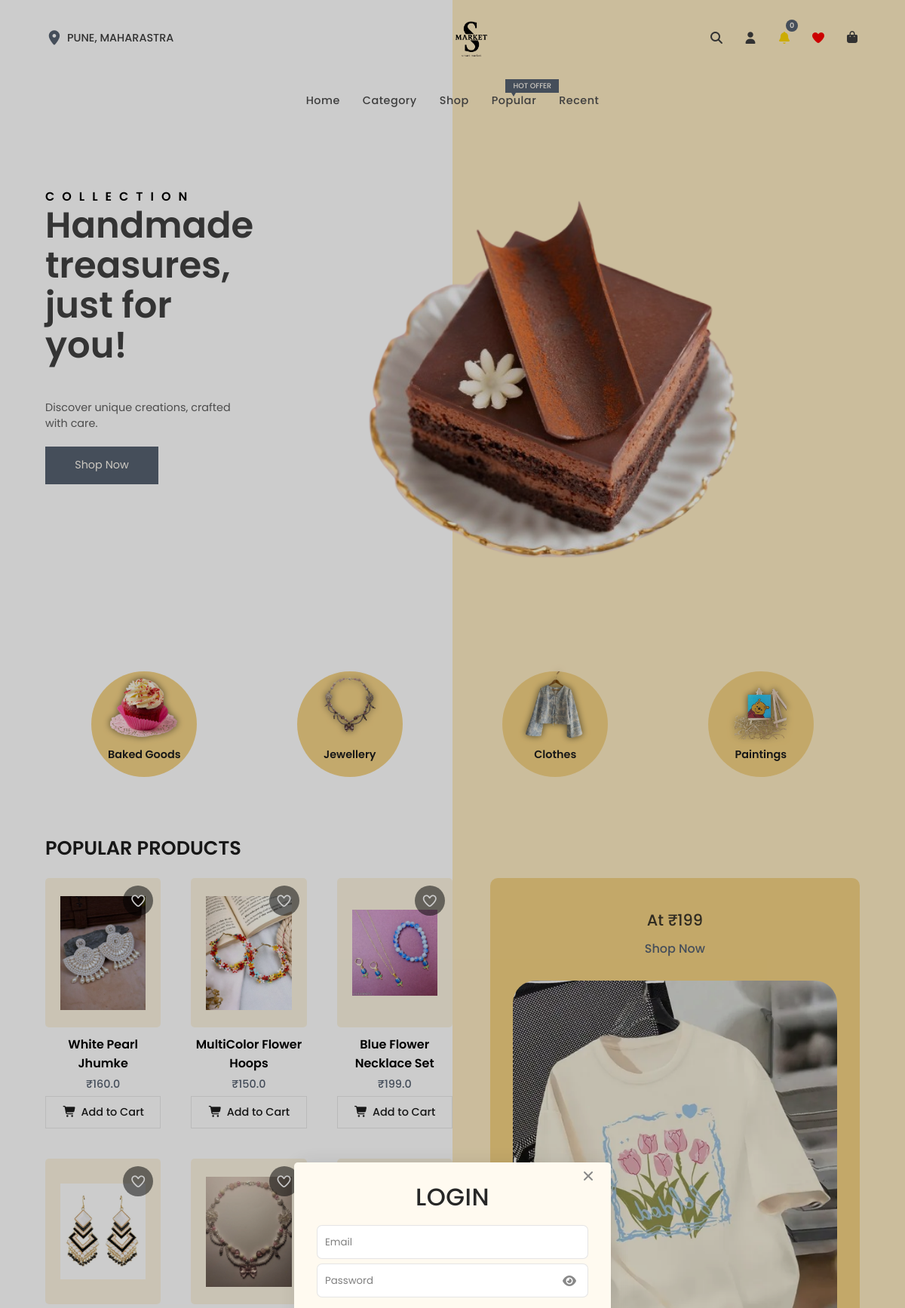
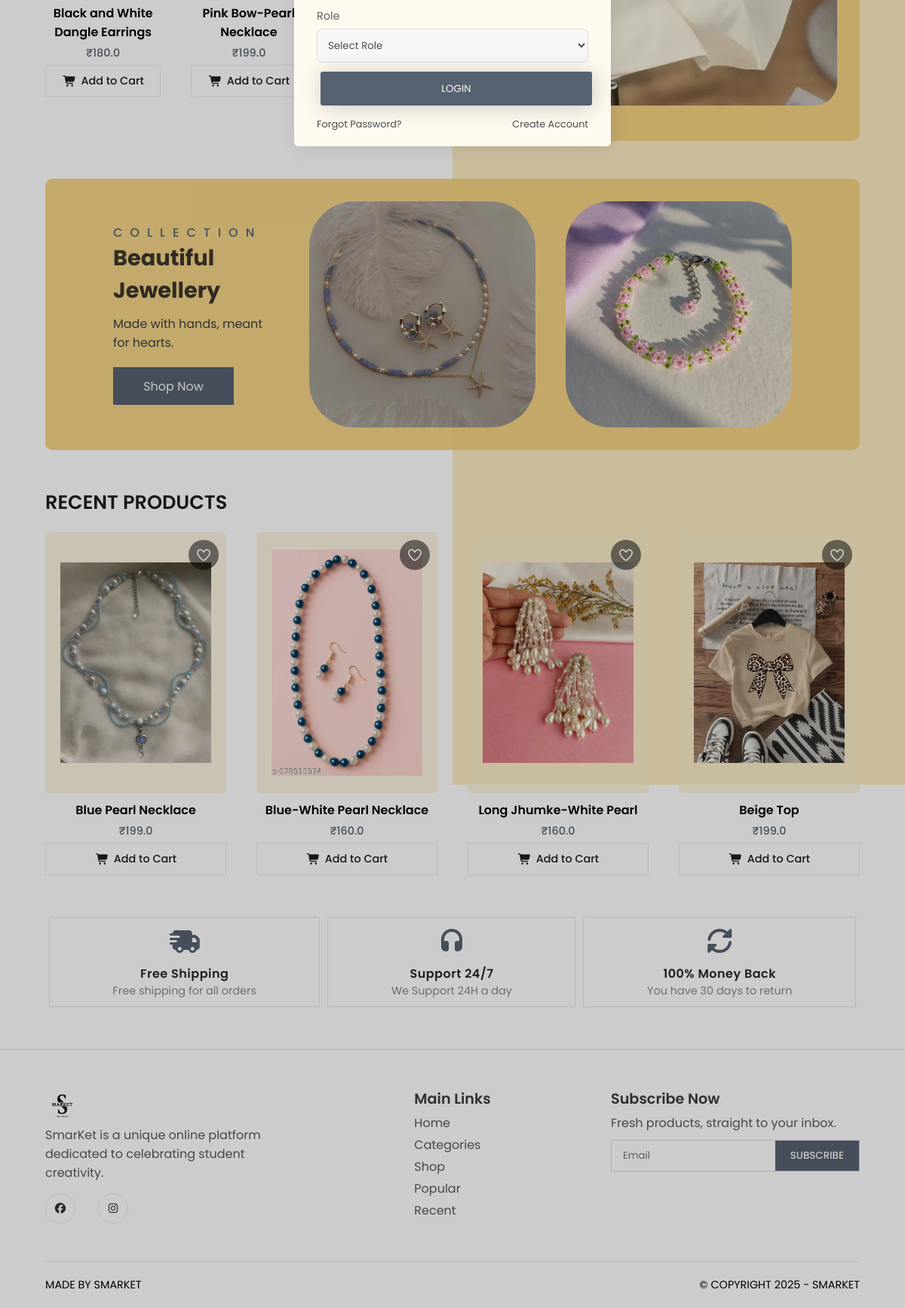
The page / on the database its author committed (2 pictures, top to bottom).
### database.py (models this page shows)
class Product(db.Model):
    id = db.Column(db.Integer, primary_key=True)
    name = db.Column(db.String(200), nullable=False)
    description = db.Column(db.Text, nullable=False)
    price = db.Column(db.Float, nullable=False)
    category = db.Column(db.String(100), nullable=False)
    image = db.Column(db.String(200), nullable=False)
    status = db.Column(db.String(50), default='pending', nullable=False)
    stock = db.Column(db.Integer, nullable=False, default=0)
    seller_id = db.Column(db.Integer, db.ForeignKey('user.id'), nullable=False)
    seller = db.relationship('User', back_populates='products')
    reviews = db.relationship('Review', back_populates='product', cascade="all, delete-orphan")

### app.py (the view)
@app.route('/')
def index():
    connection_status = {
        'status': 'Disconnected',
        'ip': 'N/A',
        'name': 'N/A',
        'gt_status': 'N/A'
    }
    vpn_list = [
        {'name': 'US East Server', 'location': 'New York, USA'},
        {'name': 'US West Server', 'location': 'Los Angeles, USA'},
        {'name': 'EU Server', 'location': 'London, UK'},
        {'name': 'Asia Server', 'location': 'Singapore'}
    ]
    is_authenticated = current_user.is_authenticated if 'current_user' in globals() else False
    client_hwid = 'HWID-12345-ABCDE' if is_authenticated else 'N/A'
    license_expires_at = '2025-12-31' if is_authenticated else 'N/A'
    error = None  # Set if there's an error, e.g., flash messages
    products = Product.query.filter_by(status='approved').all()
    return render_template('index.html', connection_status=connection_status, vpn_list=vpn_list, is_authenticated=is_authenticated, client_hwid=client_hwid, license_expires_at=license_expires_at, error=error, products=products)

### templates/index.html (shortened to what this page needs)
<!DOCTYPE html>
<html lang="en">
  <head>
    <link
      rel="stylesheet"
      href="{{ url_for('static', filename='css/style.css') }}"
    />
    <link
      rel="stylesheet"
      href="{{ url_for('static', filename='css/dropdown.css') }}"
    />
    <link
      rel="stylesheet"
      href="{{ url_for('static', filename='css/password-toggle.css') }}"
    />
    <link
      rel="stylesheet"
      href="https://cdnjs.cloudflare.com/ajax/libs/font-awesome/7.0.0/css/all.min.css"
    />
  </head>
  <body>
    <section id="main1">
      <header>
        <div class="header-top">
          <div class="nav-location">
            <a
              href="#"
              title="Change Location"
              aria-label="Current location: PUNE, MAHARASTRA"
              ><i class="fa-solid fa-location-dot"></i>PUNE, MAHARASTRA</a
            >
          </div>
          <a href="{{ url_for('index') }}" class="logo">
            <img
              src="{{ url_for('static', filename='images/LOGO.png') }}"
              alt="logo"
            />
          </a>
          <div class="nav-btn">
            <a
              href="javascript:void(0);"
              class="nav-search"
              aria-label="Search"
            >
              <i class="fa-solid fa-magnifying-glass"></i>
            </a>
            {% if current_user.is_authenticated %}
            <ul class="nav-user-list">
              <li class="nav-user logged-in">
                <span class="user-greeting"
                  >Hi, {{ current_user.name.split(' ')[0] }}<span
                    class="arrow-down"
                  ></span
                ></span>
                <div class="user-dropdown">
                  {% if current_user.role == 'admin' %}
                  <a href="{{ url_for('admin_dashboard') }}">Dashboard</a>
                  {% elif current_user.role == 'seller' %}
                  <a href="{{ url_for('seller_dashboard') }}">Dashboard</a>
                  {% endif %}
                  <a href="{{ url_for('profile') }}">Profile</a>
                  <a href="{{ url_for('feedback') }}">Feedback</a>
                  <a href="{{ url_for('my_orders') }}">My Orders</a>
                  <a href="{{ url_for('logout') }}">Logout</a>
                </div>
              </li>
            </ul>
            {% else %}
            <a
              href="javascript:void(0);"
              class="nav-user"
              aria-label="Login or Sign up"
              ><i class="fa-solid fa-user"></i>
            </a>
            {% endif %}
            <a
              href="{{ url_for('notifications') }}"
              class="nav-notification"
              id="notification-btn"
              aria-label="Notifications"
            >
              <i class="fa-solid fa-bell"></i>
              <span id="notification-count" class="notification-badge">0</span>
            </a>
            <a
              href="{{ url_for('wishlist') }}"
              class="nav-wishlist"
              aria-label="Wishlist"
            >
              <i class="fa-solid fa-heart"></i>
            </a>
            <a href="{{ url_for('cart') }}" class="nav-cart" aria-label="Cart"
              ><i class="fa-solid fa-bag-shopping"></i>
            </a>
          </div>
        </div>
        <nav class="navigation">
          <ul class="menu">
            <li><a href="{{ url_for('index') }}">Home</a></li>
            <li><a href="{{ url_for('index') }}#category">Category</a></li>
            <li><a href="{{ url_for('index') }}#shopping-banner">Shop</a></li>
            <li>
              <a href="{{ url_for('index') }}#popular">Popular</a>
              <span class="nav-label">Hot Offer</span>
            </li>
            <li><a href="{{ url_for('index') }}#recent-products">Recent</a></li>
          </ul>
        </nav>
      </header>
      <div class="main-content">
        <div class="main-content-text">
          <strong>Collection</strong>
          <h1>
            Handmade treasures,<br />
            just for you!
          </h1>
          <br />
          <p>Discover unique creations, crafted with care.</p>
          <a href="#popular">Shop Now</a>
        </div>
        <div class="main-content-img">
          <img
            src="{{ url_for('static', filename='images/Baked Goods/DarkChocolateMoussePastry-1.png') }}"
            alt=""
          />
        </div>
      </div>
    </section>
    <div class="form">
      <div class="login-form">
        <a
          href="javascript:void(0);"
          class="form-cancel"
          aria-label="Close login form"
          ><i class="fa-solid fa-xmark"></i>
        </a>
        <strong>Login</strong>
        <form>
          <input type="email" name="email" placeholder="Email" required />
          <div class="password-wrapper">
            <input
              type="password"
              name="password"
              placeholder="Password"
              required
            />
            <i class="fa-solid fa-eye toggle-password"></i>
          </div>
          <label for="login-role" class="form-label">Role</label>
          <select id="login-role" name="role">
            <option value="" disabled selected>Select Role</option>
          </select>
          <input type="submit" value="Login" />
        </form>
        <div class="form-btn">
          <a href="{{ url_for('forgot_password') }}" class="forget"
            >Forgot Password?</a
          >
          <a href="javascript:void(0);" class="sign-up-btn">Create Account</a>
        </div>
      </div>
    </div>
    <section id="category">
      <a
        href="{{ url_for('category', category_name='baked-goods') }}"
        class="category-box"
      >
        <div class="category-box-img">
          <img
            src="{{ url_for('static', filename='images/Baked Goods/RedVelvetCupcake-bg.png') }}"
            alt="Baked Goods"
          />
          <strong>Baked Goods</strong>
        </div>
      </a>
      <a
        href="{{ url_for('category', category_name='jewellery') }}"
        class="category-box"
      >
        <div class="category-box-img">
          <img
            src="{{ url_for('static', filename='images/Jewellery/Pink_Bow-Pearl_Necklace-bg.png') }}"
            alt="Handmade Jewellery"
          />
          <strong>Jewellery</strong>
        </div>
      </a>
      <a
        href="{{ url_for('category', category_name='clothes') }}"
        class="category-box"
      >
        <div class="category-box-img">
          <img
            src="{{ url_for('static', filename='images/Clothes/Blue_Top_Flower-Printed_-bg.png') }}"
            alt="Clothes"
          />
          <strong>Clothes</strong>
        </div>
      </a>
      <a
        href="{{ url_for('category', category_name='paintings') }}"
        class="category-box"
      >
        <div class="category-box-img">
          <img
            src="{{ url_for('static', filename='images/Paintings/Winnie_The_Pooh-bg.png') }}"
            alt="Paintings"
          />
          <strong>Paintings</strong>
        </div>
      </a>
    </section>
    <section id="popular">
      <h2>Popular Products</h2>
      <div class="popular-dress-container">
        <div class="popular-product-container">
          {% for product in products[:6] %}
          <div class="product-box">
            <a
              href="{{ url_for('product', product_id=product.id) }}"
              class="product-box-img"
            >
              <img
                src="{{ url_for('static', filename=product.image) }}"
                alt="{{ product.name }}"
              />
              <div class="wishlist-btn" data-product-id="{{ product.id }}">
              </div>
            </a>
            <div class="product-box-text">
              <a
                href="{{ url_for('product', product_id=product.id) }}"
                class="product-text-title"
                >{{ product.name }}</a
              >
              <span>₹{{ product.price }}</span>
              <button
                class="product-cart-btn"
                data-product-id="{{ product.id }}"
                data-product-name="{{ product.name }}"
                data-product-price="{{ product.price }}"
                data-product-category="{{ product.category }}"
                data-product-image="{{ product.image }}"
              >
                <i class="fa-solid fa-cart-shopping"></i>Add to Cart
              </button>
            </div>
          </div>
          {% endfor %}
        </div>
        <div class="popular-banner">
          <div class="popular-banner-text">
            <h3>At ₹199</h3>
            <a href="{{ url_for('category', category_name='clothes') }}"
              >Shop Now</a
            >
          </div>
          <div class="popular-banner-img">
            <img
              src="{{ url_for('static', filename='images/Clothes/White Top(Flower-Printed).webp') }}"
              alt="banner"
            />
          </div>
        </div>
      </div>
    </section>
    <section id="shopping-banner">
      <div class="shopping-banner-container">
        <div class="shopping-banner-text">
          <strong>Collection</strong>
          <h3>Beautiful Jewellery</h3>
          <p>Made with hands, meant for hearts.</p>
          <a href="{{ url_for('category', category_name='jewellery') }}"
            >Shop Now</a
          >
        </div>
        <div class="shopping-banner-img">
          <img
            src="{{ url_for('static', filename='images/Jewellery/Sea Blue Necklace Set.jpg') }}"
            alt=""
          />
          <img
            src="{{ url_for('static', filename='images/Jewellery/Pink-Green Flower bracelet.jpg') }}"
            alt=""
          />
        </div>
      </div>
    </section>
    <section id="recent-products">
      <h2>Recent Products</h2>
      <div class="recent-product-container">
        {% for product in products[6:10] %}
        <div class="product-box">
          <a
            href="{{ url_for('product', product_id=product.id) }}"
            class="product-box-img"
          >
            <img
              src="{{ url_for('static', filename=product.image) }}"
              alt="{{ product.name }}"
            />
            <div class="wishlist-btn" data-product-id="{{ product.id }}">
            </div>
          </a>
          <div class="product-box-text">
            <a
              href="{{ url_for('product', product_id=product.id) }}"
              class="product-text-title"
              >{{ product.name }}</a
            >
            <span>₹{{ product.price }}</span>
            <button
              class="product-cart-btn"
              data-product-id="{{ product.id }}"
              data-product-name="{{ product.name }}"
              data-product-price="{{ product.price }}"
              data-product-category="{{ product.category }}"
              data-product-image="{{ product.image }}"
            >
              <i class="fa-solid fa-cart-shopping"></i>Add to Cart
            </button>
          </div>
        </div>
        {% endfor %}
      </div>
    </section>
    <section class="services">
      <div class="service-box">
        <i class="fa-solid fa-truck-fast"></i>
        <span>Free Shipping</span>
        <p>Free shipping for all orders</p>
      </div>
      <div class="service-box">
        <i class="fa-solid fa-headphones"></i>
        <span>Support 24/7</span>
        <p>We Support 24H a day</p>
      </div>
      <div class="service-box">
        <i class="fa-solid fa-rotate"></i>
        <span>100% Money Back</span>
        <p>You have 30 days to return</p>
      </div>
    </section>
    <footer>
      <div class="footer-container">
        <div class="footer-company-box">
          <a href="{{ url_for('index') }}" class="footer-logo">
            <img
              src="{{ url_for('static', filename='images/LOGO.png') }}"
              alt="logo"
            />
          </a>
          <p>
            SmarKet is a unique online platform dedicated to celebrating student
            creativity.
          </p>
          <div class="footer-social">
            <a href="#" aria-label="Facebook">
              <i class="fa-brands fa-facebook"></i>
            </a>
            <a href="#" aria-label="Instagram">
              <i class="fa-brands fa-instagram"></i>
            </a>
          </div>
        </div>
        <div class="footer-link-box">
          <strong>Main Links</strong>
          <ul>
            <li><a href="{{ url_for('index') }}">Home</a></li>
            <li><a href="#category">Categories</a></li>
            <li><a href="#shopping-banner">Shop</a></li>
            <li><a href="#popular">Popular</a></li>
            <li><a href="#recent-products">Recent</a></li>
          </ul>
        </div>
        <div class="footer-subscribe">
          <strong>Subscribe Now</strong>
          <p>Fresh products, straight to your inbox.</p>
          <form class="subscribe-box">
            <input type="email" placeholder="Email" name="subscribe" required />
            <button type="submit">Subscribe</button>
          </form>
        </div>
      </div>
      <div class="footer-bottom">
        <span>MADE BY SMARKET</span>
        <span>&copy; COPYRIGHT 2025 - SMARKET</span>
      </div>
    </footer>
  </body>
</html>

### static/css/dropdown.css (style rules this page uses)
.nav-user { list-style: none ; position: relative ; }

### static/css/password-toggle.css (style rules this page uses)
.password-wrapper { position: relative; width: 90%; margin-bottom: 15px; }
.password-wrapper input[type="password"], .password-wrapper input[type="text"] { width: 100%; height: 45px; padding: 0px 10px; border: 1px solid rgba(0, 0, 0, 0.1); border-radius: 7px; box-sizing: border-box; padding-right: 40px; margin: 0; }
.password-wrapper .toggle-password { position: absolute; right: 15px; top: 50%; transform: translateY(-50%); cursor: pointer; color: #888; font-size: 1rem; }

### rows shown on the page
Product: image (picture), name "White Pearl Jhumke", price "160.0"
Product: image (picture), name "MultiColor Flower Hoops", price "150.0"
Product: image (picture), name "Blue Flower Necklace Set", price "199.0"
Product: image (picture), name "Black and White Dangle Earrings", price "180.0"
Product: image+name (picture), name "Pink Bow-Pearl Necklace", price "199.0"
Product: image+name (picture), name "Blue Pearl Necklace", price "199.0"
Product: image+name (picture), name "Blue-White Pearl Necklace", price "160.0"
Product: image (picture), name "Long Jhumke-White Pearl", price "160.0"
Product: image+name (picture), name "Beige Top", price "199.0"
